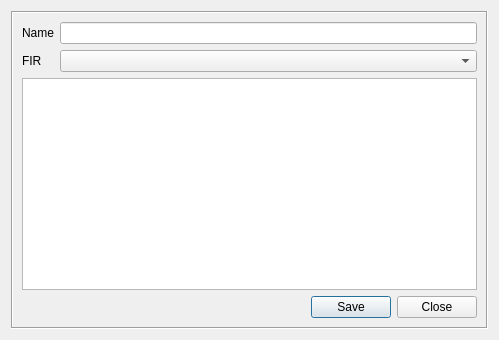
<?xml version="1.0" encoding="UTF-8"?>
<ui version="4.0">
 <class>ExerciseDlg</class>
 <widget class="QWidget" name="ExerciseDlg">
  <property name="geometry">
   <rect>
    <x>0</x>
    <y>0</y>
    <width>499</width>
    <height>340</height>
   </rect>
  </property>
  <property name="windowTitle">
   <string>Exercise</string>
  </property>
  <layout class="QHBoxLayout" name="horizontalLayout_4">
   <item>
    <widget class="QFrame" name="frame">
     <property name="frameShape">
      <enum>QFrame::Box</enum>
     </property>
     <property name="frameShadow">
      <enum>QFrame::Sunken</enum>
     </property>
     <layout class="QVBoxLayout" name="verticalLayout_4">
      <item>
       <layout class="QVBoxLayout" name="verticalLayout">
        <item>
         <layout class="QGridLayout" name="gridLayout">
          <item row="0" column="0">
           <widget class="QLabel" name="label1">
            <property name="text">
             <string>Name</string>
            </property>
           </widget>
          </item>
          <item row="0" column="1">
           <widget class="QLineEdit" name="lineEditExercise"/>
          </item>
          <item row="1" column="0">
           <widget class="QLabel" name="label2">
            <property name="text">
             <string>FIR</string>
            </property>
           </widget>
          </item>
          <item row="1" column="1">
           <widget class="QComboBox" name="comboBoxFIR">
            <property name="sizePolicy">
             <sizepolicy hsizetype="Expanding" vsizetype="Fixed">
              <horstretch>0</horstretch>
              <verstretch>0</verstretch>
             </sizepolicy>
            </property>
           </widget>
          </item>
         </layout>
        </item>
        <item>
         <widget class="QTableWidget" name="tableWidget"/>
        </item>
        <item>
         <widget class="QDialogButtonBox" name="buttonBox">
          <property name="locale">
           <locale language="English" country="UnitedStates"/>
          </property>
          <property name="standardButtons">
           <set>QDialogButtonBox::Close|QDialogButtonBox::Save</set>
          </property>
         </widget>
        </item>
       </layout>
      </item>
     </layout>
    </widget>
   </item>
  </layout>
 </widget>
 <resources/>
 <connections/>
</ui>
